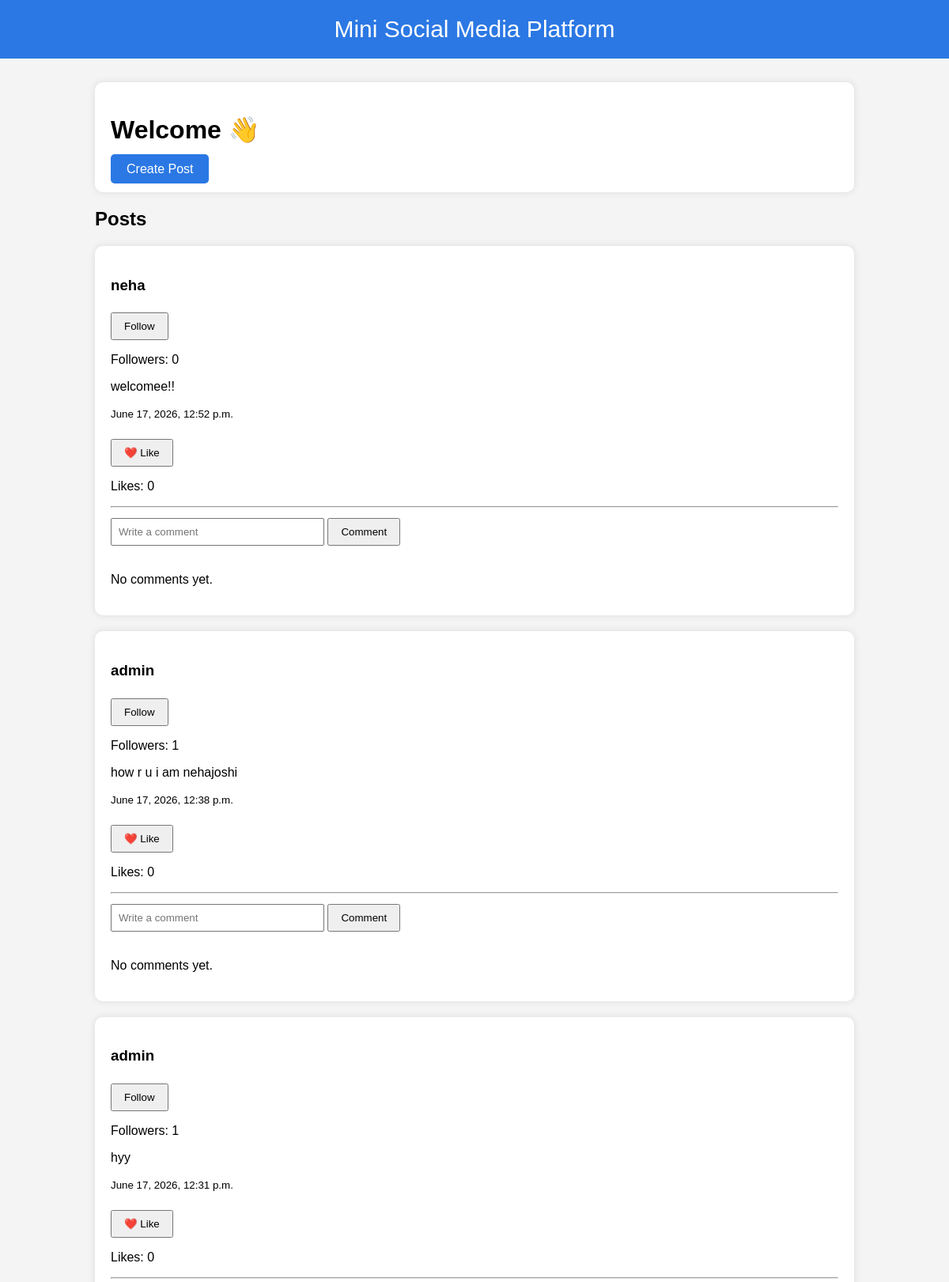
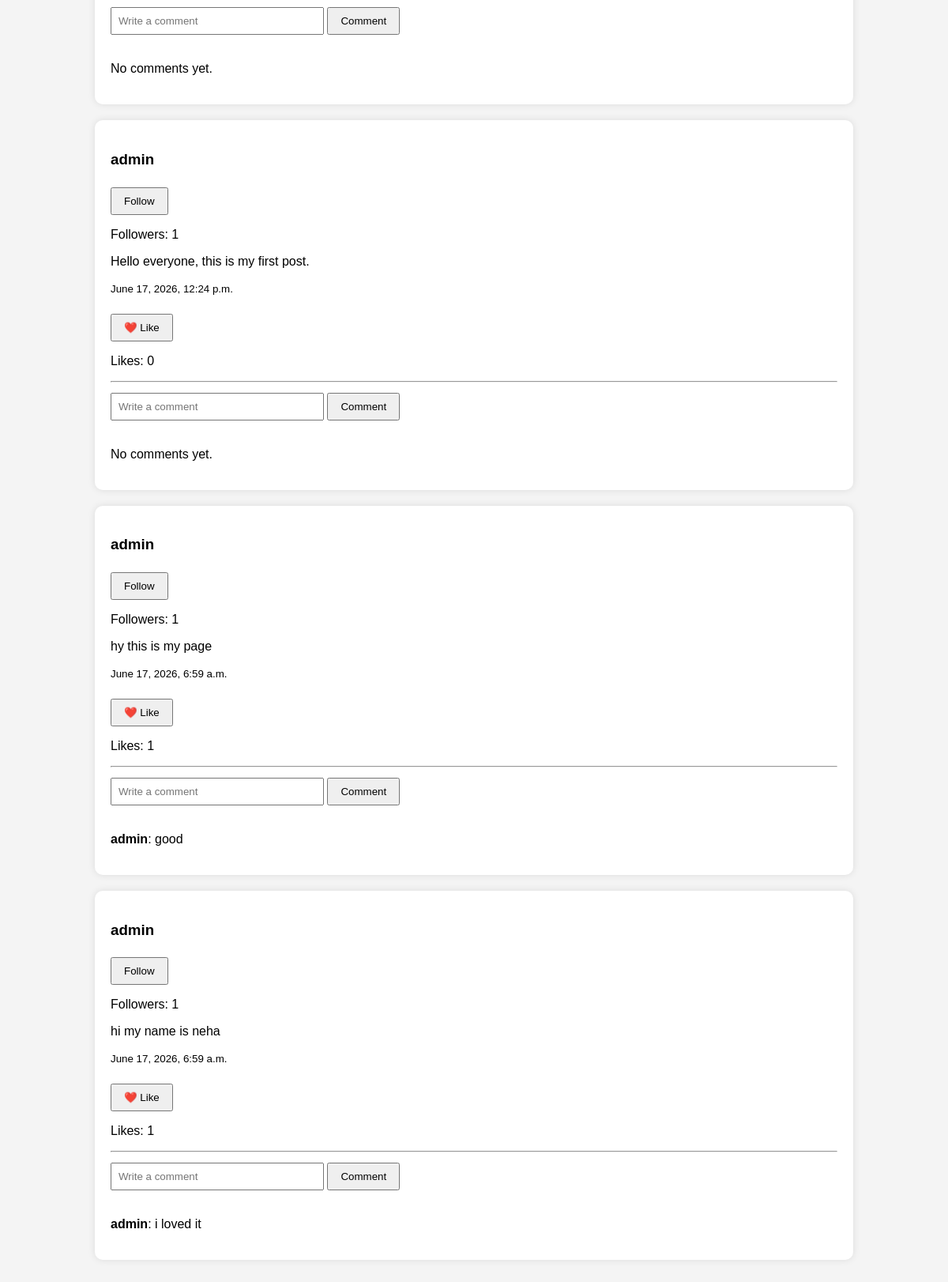
The page / on the database its author committed (2 pictures, top to bottom).
### socialapp/models.py (models this page shows, shortened)
class Post(models.Model):
    user = models.ForeignKey(User, on_delete=models.CASCADE)
    content = models.TextField()
    created_at = models.DateTimeField(auto_now_add=True)

class Comment(models.Model):
    post = models.ForeignKey(
        Post,
        on_delete=models.CASCADE,
        related_name='comment_set'
    )
    user = models.ForeignKey(User, on_delete=models.CASCADE)
    text = models.TextField()
    created_at = models.DateTimeField(auto_now_add=True)

### socialapp/views.py (the view)
# urls.py: path('', views.home, name='home'),
def home(request):
    posts = Post.objects.all().order_by('-created_at')
    return render(
        request,
        'socialapp/home.html',
        {
            'posts': posts,
            'user': request.user
        }
    )

### socialapp/templates/socialapp/home.html (shortened to what this page needs)
<!doctype html>
<html>
  <head>
  </head>
  <body>
    <div class="navbar">Mini Social Media Platform</div>
    <div class="container">
      <div class="card">
        <h1>Welcome {{ user.username }} 👋</h1>
        <a href="/create-post/" class="btn"> Create Post </a>
      </div>
      <h2>Posts</h2>
      {% for post in posts %}
      <div class="card">
        <h3>{{ post.user.username }}</h3>
        {% if user != post.user %}
        <form action="/follow/{{ post.user.id }}/" method="POST">
          <button type="submit">Follow</button>
        </form>
        <p>Followers: {{ post.user.followers.count }}</p>
        {% endif %}
        <p>{{ post.content }}</p>
        <small>{{ post.created_at }}</small>
        <br /><br />
        <form action="/like/{{ post.id }}/" method="POST">
          <button type="submit">❤️ Like</button>
        </form>
        <p>Likes: {{ post.like_set.count }}</p>
        <hr />
        <form action="/comment/{{ post.id }}/" method="POST">
          <input type="text" name="text" placeholder="Write a comment" />
          <button type="submit">Comment</button>
        </form>
        <br />
        {% for comment in post.comment_set.all %}
        <p><b>{{ comment.user.username }}</b>: {{ comment.text }}</p>
        {% empty %}
        <p>No comments yet.</p>
        {% endfor %}
      </div>
      {% empty %}
      <div class="card">
        <p>No posts yet.</p>
      </div>
      {% endfor %}
    </div>
  </body>
</html>

### socialapp/templates/socialapp/home.html (style rules this page uses)
body { font-family: Arial, sans-serif; background: #f4f4f4; margin: 0; }
.navbar { background: #2b78e4; color: white; text-align: center; padding: 20px; font-size: 30px; }
.container { width: 80%; margin: 30px auto; }
.card { background: white; padding: 20px; border-radius: 10px; margin-bottom: 20px; box-shadow: 0 0 10px rgba(0, 0, 0, 0.1); }
.btn { background: #2b78e4; color: white; padding: 10px 20px; text-decoration: none; border-radius: 5px; }
button { padding: 8px 15px; margin-top: 5px; }
input { padding: 8px; width: 250px; }

### rows shown on the page
Post: user.username "neha", user.followers.count "0", content "welcomee!!", created_at "June 17, 2026, 12:52 p.m.", like_set.count "0"
Post: user.username "admin", user.followers.count "1", content "how r u i am nehajoshi", created_at "June 17, 2026, 12:38 p.m.", like_set.count "0"
Post: user.username "admin", user.followers.count "1", content "hyy", created_at "June 17, 2026, 12:31 p.m.", like_set.count "0"
Post: user.username "admin", user.followers.count "1", content "Hello everyone, this is my first post.", created_at "June 17, 2026, 12:24 p.m.", like_set.count "0"
Post: user.username "admin", user.followers.count "1", content "hy this is my page", created_at "June 17, 2026, 6:59 a.m.", like_set.count "1"
Comment: user.username "admin", text "good"
Post: user.username "admin", user.followers.count "1", content "hi my name is neha", created_at "June 17, 2026, 6:59 a.m.", like_set.count "1"
Comment: user.username "admin", text "i loved it"
